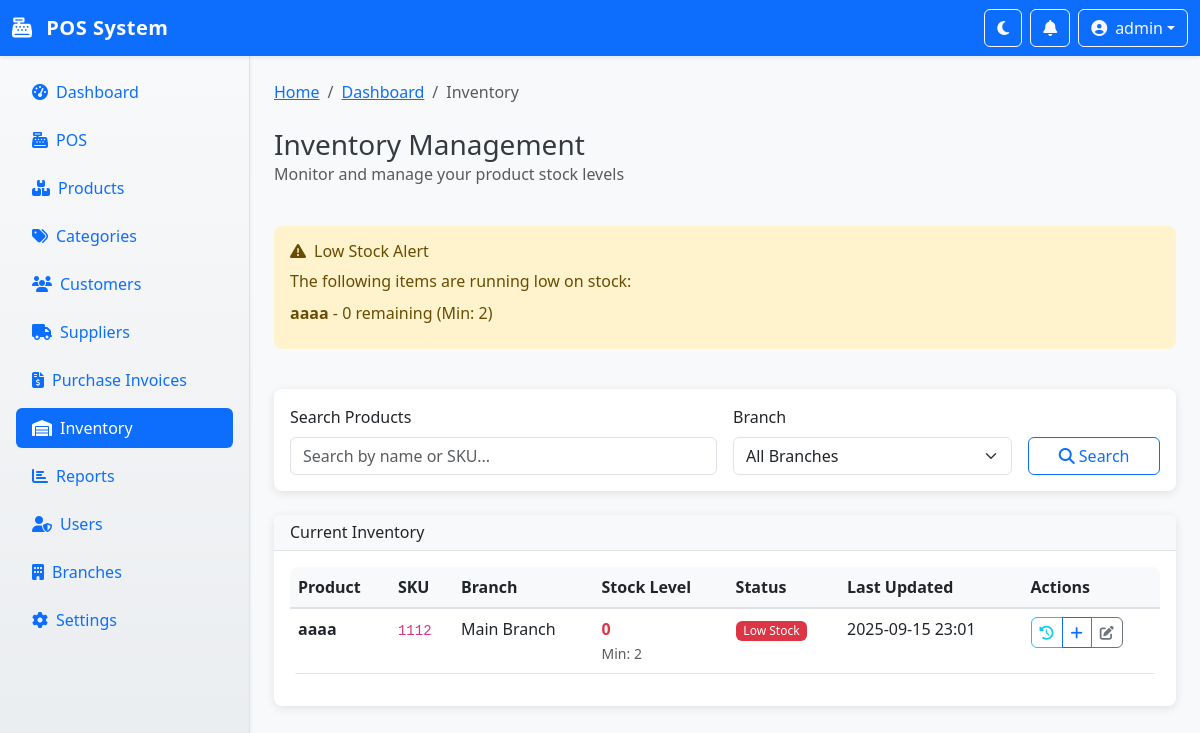
Before: /inventory (signed in) with the older database file.
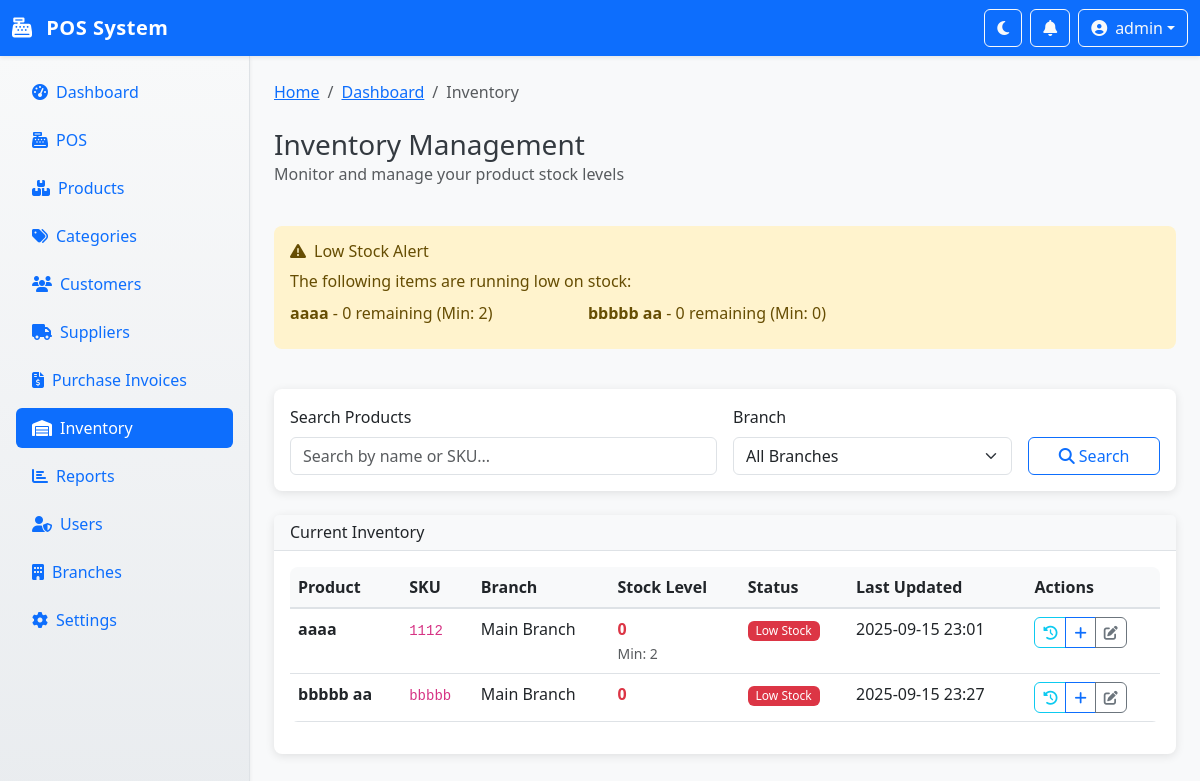
After: the same page with the newer database file.
### app.py (models this page shows, shortened)
class Product(db.Model):
    id = db.Column(db.Integer, primary_key=True)
    name = db.Column(db.String(200), nullable=False)
    description = db.Column(db.Text, nullable=True)
    sku = db.Column(db.String(50), unique=True, nullable=False)
    barcodes = db.Column(db.Text, nullable=True)  # JSON array of barcodes
    category_id = db.Column(db.Integer, db.ForeignKey('category.id'), nullable=True)
    price = db.Column(db.Float, nullable=False)
    cost_price = db.Column(db.Float, nullable=True)
    image = db.Column(db.String(255), nullable=True)
    is_active = db.Column(db.Boolean, default=True)
    track_inventory = db.Column(db.Boolean, default=True)
    min_stock = db.Column(db.Integer, default=0)
    max_stock = db.Column(db.Integer, nullable=True)
    box_qty = db.Column(db.Integer, default=1)  # Units per box
    is_favorite = db.Column(db.Boolean, default=False)  # Favorite product
    expiry_date = db.Column(db.Date, nullable=True)  # Expiration date
    created_at = db.Column(db.DateTime, default=datetime.utcnow)
    updated_at = db.Column(db.DateTime, default=datetime.utcnow, onupdate=datetime.utcnow)
    category = db.relationship('Category', backref=db.backref('products', lazy=True))
    inventories = db.relationship('Inventory', backref='product', lazy=True)
    @property
    def barcode_list(self):
        """Get barcodes as a list"""
        if self.barcodes:
            try:
                return json.loads(self.barcodes)
            except:
                return [self.barcodes] if self.barcodes else []
        return []

class Inventory(db.Model):
    id = db.Column(db.Integer, primary_key=True)
    product_id = db.Column(db.Integer, db.ForeignKey('product.id'), nullable=False)
    branch_id = db.Column(db.Integer, db.ForeignKey('branch.id'), nullable=False)
    quantity = db.Column(db.Integer, default=0)
    reserved_quantity = db.Column(db.Integer, default=0)
    last_updated = db.Column(db.DateTime, default=datetime.utcnow, onupdate=datetime.utcnow)
    branch = db.relationship('Branch', backref=db.backref('inventories', lazy=True))
    __table_args__ = (db.UniqueConstraint('product_id', 'branch_id', name='unique_product_branch'),)

class Branch(db.Model):
    id = db.Column(db.Integer, primary_key=True)
    name = db.Column(db.String(100), nullable=False)
    address = db.Column(db.Text, nullable=True)
    phone = db.Column(db.String(20), nullable=True)
    is_active = db.Column(db.Boolean, default=True)
    created_at = db.Column(db.DateTime, default=datetime.utcnow)

### app.py (the view, shortened to what this page needs)
@app.route('/inventory')
@login_required
def inventory():
    if current_user.role not in ['admin', 'manager', 'inventory_manager']:
        flash('Access denied', 'error')
        return redirect(url_for('index'))
    page = request.args.get('page', 1, type=int)
    per_page = 20
    search = request.args.get('search', '')
    branch_filter = request.args.get('branch', '')
    query = db.session.query(Product, Inventory).join(Inventory).filter(Product.is_active == True)
    if branch_filter:
        query = query.filter(Inventory.branch_id == branch_filter)
    query = query.order_by(Product.name)
    results = query.paginate(page=page, per_page=per_page, error_out=False)
    branches = Branch.query.filter_by(is_active=True).all()
    low_stock_query = db.session.query(Product, Inventory).join(Inventory).filter(
        Product.is_active == True,
        Product.track_inventory == True,
        Inventory.quantity <= Product.min_stock
    )
    low_stock_items = low_stock_query.all()
    return render_template('inventory.html',
                          results=results,
                          branches=branches,
                          search=search,
                          branch_filter=branch_filter,
                          low_stock_items=low_stock_items)

### app.py (called while the page is built)
@login_manager.user_loader
def load_user(user_id):
    return User.query.get(int(user_id))

@app.context_processor
def inject_held_transactions_count():
    if current_user.is_authenticated:
        count = HeldTransaction.query.filter(
            HeldTransaction.user_id == current_user.id,
            HeldTransaction.expires_at > datetime.utcnow()
        ).count()
        return {'held_transactions_count': count}
    return {'held_transactions_count': 0}

### templates/inventory.html (shortened to what the changed rows need)
{% extends "base.html" %}
{% block content %}
<div class="row mb-4">
    <div class="col-12">
        <h1 class="h3 mb-0">Inventory Management</h1>
    </div>
</div>
{% if low_stock_items %}
<div class="row mb-4">
    <div class="col-12">
        <div class="alert alert-warning">
            <div class="row">
                {% for product, inventory in low_stock_items[:5] %}
                <div class="col-md-4 mb-2">
                    <strong>{{ product.name }}</strong> - {{ inventory.quantity }} remaining
                    (Min: {{ product.min_stock }})
                </div>
                {% endfor %}
            </div>
        </div>
    </div>
</div>
{% endif %}
<div class="row">
    <div class="col-12">
        <div class="card">
            <div class="card-body">
                {% if results.items %}
                <div class="table-responsive">
                    <table class="table table-hover">
                        <thead>
                            <tr>
                                <th>Product</th>
                                <th>SKU</th>
                                <th>Branch</th>
                                <th>Stock Level</th>
                                <th>Status</th>
                                <th>Last Updated</th>
                                <th>Actions</th>
                            </tr>
                        </thead>
                        <tbody>
                            {% for product, inventory in results.items %}
                            <tr>
                                <td>
                                    <strong>{{ product.name }}</strong>
                                </td>
                                <td><code>{{ product.sku }}</code></td>
                                <td>{{ inventory.branch.name }}</td>
                                <td>
                                    <span class="{% if inventory.quantity <= product.min_stock %}text-danger{% elif inventory.quantity <= product.min_stock * 2 %}text-warning{% else %}text-success{% endif %} fw-bold">
                                        {{ inventory.quantity }}
                                    </span>
                                    {% if product.min_stock > 0 %}
                                    <br><small class="text-muted">Min: {{ product.min_stock }}</small>
                                    {% endif %}
                                </td>
                                <td>
                                    {% if inventory.quantity <= product.min_stock %}
                                        <span class="badge bg-danger">Low Stock</span>
                                    {% elif inventory.quantity <= product.min_stock * 2 %}
                                        <span class="badge bg-warning">Warning</span>
                                    {% else %}
                                        <span class="badge bg-success">In Stock</span>
                                    {% endif %}
                                </td>
                                <td>
                                    {% if inventory.last_updated %}
                                        {{ inventory.last_updated.strftime('%Y-%m-%d %H:%M') }}
                                    {% else %}
                                        Never
                                    {% endif %}
                                </td>
                                <td>
                                    <div class="btn-group" role="group">
                                        <a href="{{ url_for('product_movements', id=product.id) }}" class="btn btn-sm btn-outline-info" title="View Movements">
                                            <i class="fas fa-history"></i>
                                        </a>
                                        <a href="{{ url_for('add_product_movement', id=product.id) }}" class="btn btn-sm btn-outline-primary" title="Add Movement">
                                            <i class="fas fa-plus"></i>
                                        </a>
                                        <a href="{{ url_for('edit_product', id=product.id) }}" class="btn btn-sm btn-outline-secondary" title="Edit Product">
                                            <i class="fas fa-edit"></i>
                                        </a>
                                    </div>
                                </td>
                            </tr>
                            {% endfor %}
                        </tbody>
                    </table>
                </div>
                {% endif %}
            </div>
        </div>
    </div>
</div>
{% endblock %}

Changed rows visible on the page:
added Product: name "bbbbb aa", quantity "0", min_stock "0", sku "bbbbb", branch.name "Main Branch", shows "Low Stock", last_updated "2025-09-15 23:27"
